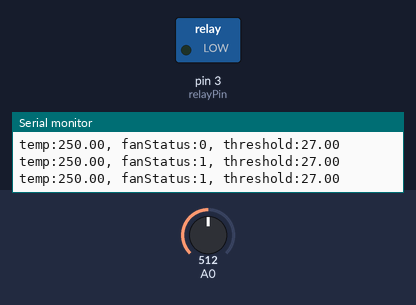
Bench run of a sketch on a simulated Arduino Uno, built with avr-gcc and run on an emulated ATmega328P. Shown: switched loads named in the sketch (green lamp = pin HIGH), the last lines printed to the serial monitor. The test bench sets the inputs (shaded band); at power-on: A0 = 512.

Above: at 1.2 s.
1.3 s: A0 set to 61
2.8 s: A0 set to 49
At 3.9 s:
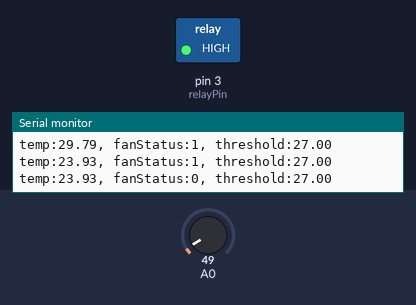
4.5 s: A0 set to 122
At 5.2 s:
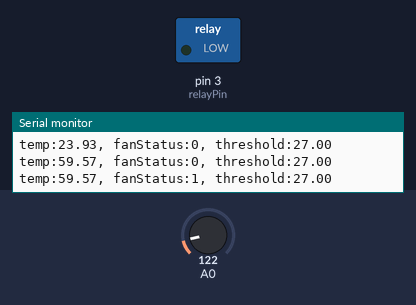
6.0 s: A0 set to 17
At 6.4 s:
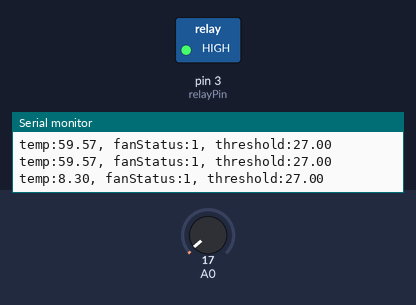
Timing chart, 0 to 8.5 s (numbered marks = the images above; inputs shaded):
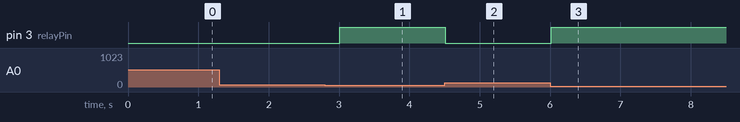

The sketch:

fanController.ino
```cpp
float tempMultiplier;

float temp;
bool fanStatus;
float threshold;

float relayPin = 3;
int relayState = LOW;

void setup() {
  Serial.begin(9600);
  tempMultiplier = 0.48828125;
  temp = 0.0;
  fanStatus = false;
  threshold = 27.0;
  pinMode(relayPin, OUTPUT);
}

void loop() {

  if (Serial.available() > 0)
  {
    String data = Serial.readString();
  // Serial.println(data);
    threshold = data.toFloat();
  }


  temp = analogRead(A0);
  temp = temp * tempMultiplier;

  String msg = "temp:" + String(temp) + ", fanStatus:" + String(fanStatus) + ", threshold:" + String(threshold);
  Serial.println(msg);


  // fan
  if (temp < threshold)
  {
    // Serial.println("Switching FAN off");
    fanStatus = false;
    relayState = HIGH;
  }
  else
  {
    // Serial.println("Switching FAN on");
    fanStatus = true;
    relayState = LOW;
  }
  digitalWrite(relayPin, relayState);

  delay(500);
}
```

Measured:
- the behaviour switches between 56 and 55 on A0 (found by bisection; images 0 and 1)
- after the input at 2.8 s, pin 3 (relayPin): LOW → HIGH after 0.21 s
- after the input at 4.5 s, pin 3 (relayPin): HIGH → LOW at once
- after the input at 6.0 s, pin 3 (relayPin): LOW → HIGH at once
